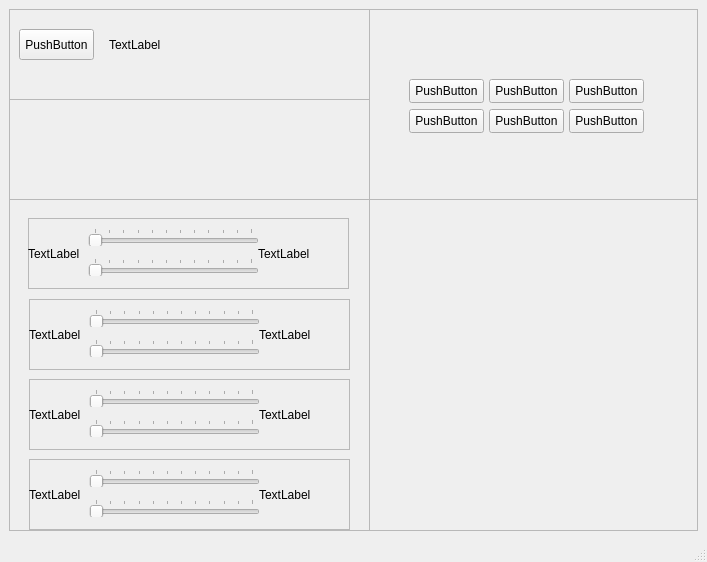
<?xml version="1.0" encoding="UTF-8"?>
<ui version="4.0">
 <class>MainWindow</class>
 <widget class="QMainWindow" name="MainWindow">
  <property name="geometry">
   <rect>
    <x>0</x>
    <y>0</y>
    <width>707</width>
    <height>562</height>
   </rect>
  </property>
  <property name="windowTitle">
   <string>MainWindow</string>
  </property>
  <widget class="QWidget" name="centralwidget">
   <layout class="QGridLayout" name="gridLayout">
    <item row="0" column="0">
     <widget class="QFrame" name="frame">
      <property name="frameShape">
       <enum>QFrame::StyledPanel</enum>
      </property>
      <property name="frameShadow">
       <enum>QFrame::Raised</enum>
      </property>
      <widget class="QFrame" name="frame_2">
       <property name="geometry">
        <rect>
         <x>0</x>
         <y>0</y>
         <width>361</width>
         <height>191</height>
        </rect>
       </property>
       <property name="frameShape">
        <enum>QFrame::StyledPanel</enum>
       </property>
       <property name="frameShadow">
        <enum>QFrame::Raised</enum>
       </property>
       <widget class="QFrame" name="frame_6">
        <property name="geometry">
         <rect>
          <x>0</x>
          <y>0</y>
          <width>361</width>
          <height>91</height>
         </rect>
        </property>
        <property name="frameShape">
         <enum>QFrame::StyledPanel</enum>
        </property>
        <property name="frameShadow">
         <enum>QFrame::Raised</enum>
        </property>
        <widget class="QPushButton" name="pushButton">
         <property name="geometry">
          <rect>
           <x>10</x>
           <y>20</y>
           <width>75</width>
           <height>31</height>
          </rect>
         </property>
         <property name="text">
          <string>PushButton</string>
         </property>
        </widget>
        <widget class="QLabel" name="label_13">
         <property name="geometry">
          <rect>
           <x>100</x>
           <y>20</y>
           <width>241</width>
           <height>31</height>
          </rect>
         </property>
         <property name="text">
          <string>TextLabel</string>
         </property>
        </widget>
       </widget>
       <widget class="QFrame" name="frame_7">
        <property name="geometry">
         <rect>
          <x>0</x>
          <y>90</y>
          <width>361</width>
          <height>101</height>
         </rect>
        </property>
        <property name="frameShape">
         <enum>QFrame::StyledPanel</enum>
        </property>
        <property name="frameShadow">
         <enum>QFrame::Raised</enum>
        </property>
       </widget>
      </widget>
      <widget class="QFrame" name="frame_3">
       <property name="geometry">
        <rect>
         <x>360</x>
         <y>0</y>
         <width>341</width>
         <height>191</height>
        </rect>
       </property>
       <property name="inputMethodHints">
        <set>Qt::ImhNone</set>
       </property>
       <property name="frameShape">
        <enum>QFrame::StyledPanel</enum>
       </property>
       <property name="frameShadow">
        <enum>QFrame::Raised</enum>
       </property>
       <widget class="QPushButton" name="pushButton_2">
        <property name="geometry">
         <rect>
          <x>40</x>
          <y>70</y>
          <width>75</width>
          <height>24</height>
         </rect>
        </property>
        <property name="text">
         <string>PushButton</string>
        </property>
       </widget>
       <widget class="QPushButton" name="pushButton_3">
        <property name="geometry">
         <rect>
          <x>120</x>
          <y>70</y>
          <width>75</width>
          <height>24</height>
         </rect>
        </property>
        <property name="text">
         <string>PushButton</string>
        </property>
       </widget>
       <widget class="QPushButton" name="pushButton_4">
        <property name="geometry">
         <rect>
          <x>200</x>
          <y>70</y>
          <width>75</width>
          <height>24</height>
         </rect>
        </property>
        <property name="text">
         <string>PushButton</string>
        </property>
       </widget>
       <widget class="QPushButton" name="pushButton_5">
        <property name="geometry">
         <rect>
          <x>40</x>
          <y>100</y>
          <width>75</width>
          <height>24</height>
         </rect>
        </property>
        <property name="text">
         <string>PushButton</string>
        </property>
       </widget>
       <widget class="QPushButton" name="pushButton_6">
        <property name="geometry">
         <rect>
          <x>120</x>
          <y>100</y>
          <width>75</width>
          <height>24</height>
         </rect>
        </property>
        <property name="text">
         <string>PushButton</string>
        </property>
       </widget>
       <widget class="QPushButton" name="pushButton_7">
        <property name="geometry">
         <rect>
          <x>200</x>
          <y>100</y>
          <width>75</width>
          <height>24</height>
         </rect>
        </property>
        <property name="text">
         <string>PushButton</string>
        </property>
       </widget>
      </widget>
      <widget class="QFrame" name="frame_4">
       <property name="geometry">
        <rect>
         <x>0</x>
         <y>190</y>
         <width>361</width>
         <height>341</height>
        </rect>
       </property>
       <property name="frameShape">
        <enum>QFrame::StyledPanel</enum>
       </property>
       <property name="frameShadow">
        <enum>QFrame::Raised</enum>
       </property>
       <widget class="QFrame" name="frame_8">
        <property name="geometry">
         <rect>
          <x>19</x>
          <y>19</y>
          <width>321</width>
          <height>71</height>
         </rect>
        </property>
        <property name="mouseTracking">
         <bool>false</bool>
        </property>
        <property name="autoFillBackground">
         <bool>false</bool>
        </property>
        <property name="frameShape">
         <enum>QFrame::StyledPanel</enum>
        </property>
        <property name="frameShadow">
         <enum>QFrame::Raised</enum>
        </property>
        <property name="lineWidth">
         <number>1</number>
        </property>
        <widget class="QLabel" name="label">
         <property name="geometry">
          <rect>
           <x>0</x>
           <y>0</y>
           <width>61</width>
           <height>71</height>
          </rect>
         </property>
         <property name="text">
          <string>TextLabel</string>
         </property>
        </widget>
        <widget class="QLabel" name="label_2">
         <property name="geometry">
          <rect>
           <x>230</x>
           <y>0</y>
           <width>91</width>
           <height>71</height>
          </rect>
         </property>
         <property name="text">
          <string>TextLabel</string>
         </property>
        </widget>
        <widget class="QSlider" name="horizontalSlider_2">
         <property name="geometry">
          <rect>
           <x>60</x>
           <y>10</y>
           <width>171</width>
           <height>18</height>
          </rect>
         </property>
         <property name="minimum">
          <number>1</number>
         </property>
         <property name="maximum">
          <number>12</number>
         </property>
         <property name="pageStep">
          <number>1</number>
         </property>
         <property name="value">
          <number>1</number>
         </property>
         <property name="sliderPosition">
          <number>1</number>
         </property>
         <property name="orientation">
          <enum>Qt::Horizontal</enum>
         </property>
         <property name="invertedControls">
          <bool>false</bool>
         </property>
         <property name="tickPosition">
          <enum>QSlider::TicksAbove</enum>
         </property>
         <property name="tickInterval">
          <number>1</number>
         </property>
        </widget>
        <widget class="QSlider" name="horizontalSlider_3">
         <property name="geometry">
          <rect>
           <x>60</x>
           <y>40</y>
           <width>171</width>
           <height>18</height>
          </rect>
         </property>
         <property name="minimum">
          <number>1</number>
         </property>
         <property name="maximum">
          <number>12</number>
         </property>
         <property name="pageStep">
          <number>1</number>
         </property>
         <property name="value">
          <number>1</number>
         </property>
         <property name="sliderPosition">
          <number>1</number>
         </property>
         <property name="orientation">
          <enum>Qt::Horizontal</enum>
         </property>
         <property name="invertedControls">
          <bool>false</bool>
         </property>
         <property name="tickPosition">
          <enum>QSlider::TicksAbove</enum>
         </property>
         <property name="tickInterval">
          <number>1</number>
         </property>
        </widget>
       </widget>
       <widget class="QFrame" name="frame_9">
        <property name="geometry">
         <rect>
          <x>20</x>
          <y>100</y>
          <width>321</width>
          <height>71</height>
         </rect>
        </property>
        <property name="frameShape">
         <enum>QFrame::StyledPanel</enum>
        </property>
        <property name="frameShadow">
         <enum>QFrame::Raised</enum>
        </property>
        <widget class="QLabel" name="label_5">
         <property name="geometry">
          <rect>
           <x>0</x>
           <y>0</y>
           <width>61</width>
           <height>71</height>
          </rect>
         </property>
         <property name="text">
          <string>TextLabel</string>
         </property>
        </widget>
        <widget class="QLabel" name="label_6">
         <property name="geometry">
          <rect>
           <x>230</x>
           <y>0</y>
           <width>91</width>
           <height>71</height>
          </rect>
         </property>
         <property name="text">
          <string>TextLabel</string>
         </property>
        </widget>
        <widget class="QSlider" name="horizontalSlider_4">
         <property name="geometry">
          <rect>
           <x>60</x>
           <y>40</y>
           <width>171</width>
           <height>18</height>
          </rect>
         </property>
         <property name="minimum">
          <number>1</number>
         </property>
         <property name="maximum">
          <number>12</number>
         </property>
         <property name="pageStep">
          <number>1</number>
         </property>
         <property name="value">
          <number>1</number>
         </property>
         <property name="sliderPosition">
          <number>1</number>
         </property>
         <property name="orientation">
          <enum>Qt::Horizontal</enum>
         </property>
         <property name="invertedControls">
          <bool>false</bool>
         </property>
         <property name="tickPosition">
          <enum>QSlider::TicksAbove</enum>
         </property>
         <property name="tickInterval">
          <number>1</number>
         </property>
        </widget>
        <widget class="QSlider" name="horizontalSlider_5">
         <property name="geometry">
          <rect>
           <x>60</x>
           <y>10</y>
           <width>171</width>
           <height>18</height>
          </rect>
         </property>
         <property name="minimum">
          <number>1</number>
         </property>
         <property name="maximum">
          <number>12</number>
         </property>
         <property name="pageStep">
          <number>1</number>
         </property>
         <property name="value">
          <number>1</number>
         </property>
         <property name="sliderPosition">
          <number>1</number>
         </property>
         <property name="orientation">
          <enum>Qt::Horizontal</enum>
         </property>
         <property name="invertedControls">
          <bool>false</bool>
         </property>
         <property name="tickPosition">
          <enum>QSlider::TicksAbove</enum>
         </property>
         <property name="tickInterval">
          <number>1</number>
         </property>
        </widget>
       </widget>
       <widget class="QFrame" name="frame_10">
        <property name="geometry">
         <rect>
          <x>20</x>
          <y>180</y>
          <width>321</width>
          <height>71</height>
         </rect>
        </property>
        <property name="frameShape">
         <enum>QFrame::StyledPanel</enum>
        </property>
        <property name="frameShadow">
         <enum>QFrame::Raised</enum>
        </property>
        <widget class="QLabel" name="label_9">
         <property name="geometry">
          <rect>
           <x>0</x>
           <y>0</y>
           <width>61</width>
           <height>71</height>
          </rect>
         </property>
         <property name="text">
          <string>TextLabel</string>
         </property>
        </widget>
        <widget class="QLabel" name="label_10">
         <property name="geometry">
          <rect>
           <x>230</x>
           <y>0</y>
           <width>91</width>
           <height>71</height>
          </rect>
         </property>
         <property name="text">
          <string>TextLabel</string>
         </property>
        </widget>
        <widget class="QSlider" name="horizontalSlider_6">
         <property name="geometry">
          <rect>
           <x>60</x>
           <y>10</y>
           <width>171</width>
           <height>18</height>
          </rect>
         </property>
         <property name="minimum">
          <number>1</number>
         </property>
         <property name="maximum">
          <number>12</number>
         </property>
         <property name="pageStep">
          <number>1</number>
         </property>
         <property name="value">
          <number>1</number>
         </property>
         <property name="sliderPosition">
          <number>1</number>
         </property>
         <property name="orientation">
          <enum>Qt::Horizontal</enum>
         </property>
         <property name="invertedControls">
          <bool>false</bool>
         </property>
         <property name="tickPosition">
          <enum>QSlider::TicksAbove</enum>
         </property>
         <property name="tickInterval">
          <number>1</number>
         </property>
        </widget>
        <widget class="QSlider" name="horizontalSlider_7">
         <property name="geometry">
          <rect>
           <x>60</x>
           <y>40</y>
           <width>171</width>
           <height>18</height>
          </rect>
         </property>
         <property name="minimum">
          <number>1</number>
         </property>
         <property name="maximum">
          <number>12</number>
         </property>
         <property name="pageStep">
          <number>1</number>
         </property>
         <property name="value">
          <number>1</number>
         </property>
         <property name="sliderPosition">
          <number>1</number>
         </property>
         <property name="orientation">
          <enum>Qt::Horizontal</enum>
         </property>
         <property name="invertedControls">
          <bool>false</bool>
         </property>
         <property name="tickPosition">
          <enum>QSlider::TicksAbove</enum>
         </property>
         <property name="tickInterval">
          <number>1</number>
         </property>
        </widget>
       </widget>
       <widget class="QFrame" name="frame_11">
        <property name="geometry">
         <rect>
          <x>20</x>
          <y>260</y>
          <width>321</width>
          <height>71</height>
         </rect>
        </property>
        <property name="frameShape">
         <enum>QFrame::StyledPanel</enum>
        </property>
        <property name="frameShadow">
         <enum>QFrame::Raised</enum>
        </property>
        <widget class="QLabel" name="label_11">
         <property name="geometry">
          <rect>
           <x>0</x>
           <y>0</y>
           <width>61</width>
           <height>71</height>
          </rect>
         </property>
         <property name="text">
          <string>TextLabel</string>
         </property>
        </widget>
        <widget class="QLabel" name="label_12">
         <property name="geometry">
          <rect>
           <x>230</x>
           <y>0</y>
           <width>91</width>
           <height>71</height>
          </rect>
         </property>
         <property name="text">
          <string>TextLabel</string>
         </property>
        </widget>
        <widget class="QSlider" name="horizontalSlider_8">
         <property name="geometry">
          <rect>
           <x>60</x>
           <y>10</y>
           <width>171</width>
           <height>18</height>
          </rect>
         </property>
         <property name="minimum">
          <number>1</number>
         </property>
         <property name="maximum">
          <number>12</number>
         </property>
         <property name="pageStep">
          <number>1</number>
         </property>
         <property name="value">
          <number>1</number>
         </property>
         <property name="sliderPosition">
          <number>1</number>
         </property>
         <property name="orientation">
          <enum>Qt::Horizontal</enum>
         </property>
         <property name="invertedControls">
          <bool>false</bool>
         </property>
         <property name="tickPosition">
          <enum>QSlider::TicksAbove</enum>
         </property>
         <property name="tickInterval">
          <number>1</number>
         </property>
        </widget>
        <widget class="QSlider" name="horizontalSlider_9">
         <property name="geometry">
          <rect>
           <x>60</x>
           <y>40</y>
           <width>171</width>
           <height>18</height>
          </rect>
         </property>
         <property name="minimum">
          <number>1</number>
         </property>
         <property name="maximum">
          <number>12</number>
         </property>
         <property name="pageStep">
          <number>1</number>
         </property>
         <property name="value">
          <number>1</number>
         </property>
         <property name="sliderPosition">
          <number>1</number>
         </property>
         <property name="orientation">
          <enum>Qt::Horizontal</enum>
         </property>
         <property name="invertedControls">
          <bool>false</bool>
         </property>
         <property name="tickPosition">
          <enum>QSlider::TicksAbove</enum>
         </property>
         <property name="tickInterval">
          <number>1</number>
         </property>
        </widget>
       </widget>
      </widget>
      <widget class="QFrame" name="frame_5">
       <property name="geometry">
        <rect>
         <x>360</x>
         <y>190</y>
         <width>341</width>
         <height>341</height>
        </rect>
       </property>
       <property name="frameShape">
        <enum>QFrame::StyledPanel</enum>
       </property>
       <property name="frameShadow">
        <enum>QFrame::Raised</enum>
       </property>
      </widget>
     </widget>
    </item>
   </layout>
  </widget>
  <widget class="QStatusBar" name="statusbar"/>
  <widget class="QMenuBar" name="menubar">
   <property name="geometry">
    <rect>
     <x>0</x>
     <y>0</y>
     <width>707</width>
     <height>22</height>
    </rect>
   </property>
  </widget>
 </widget>
 <resources/>
 <connections/>
</ui>
